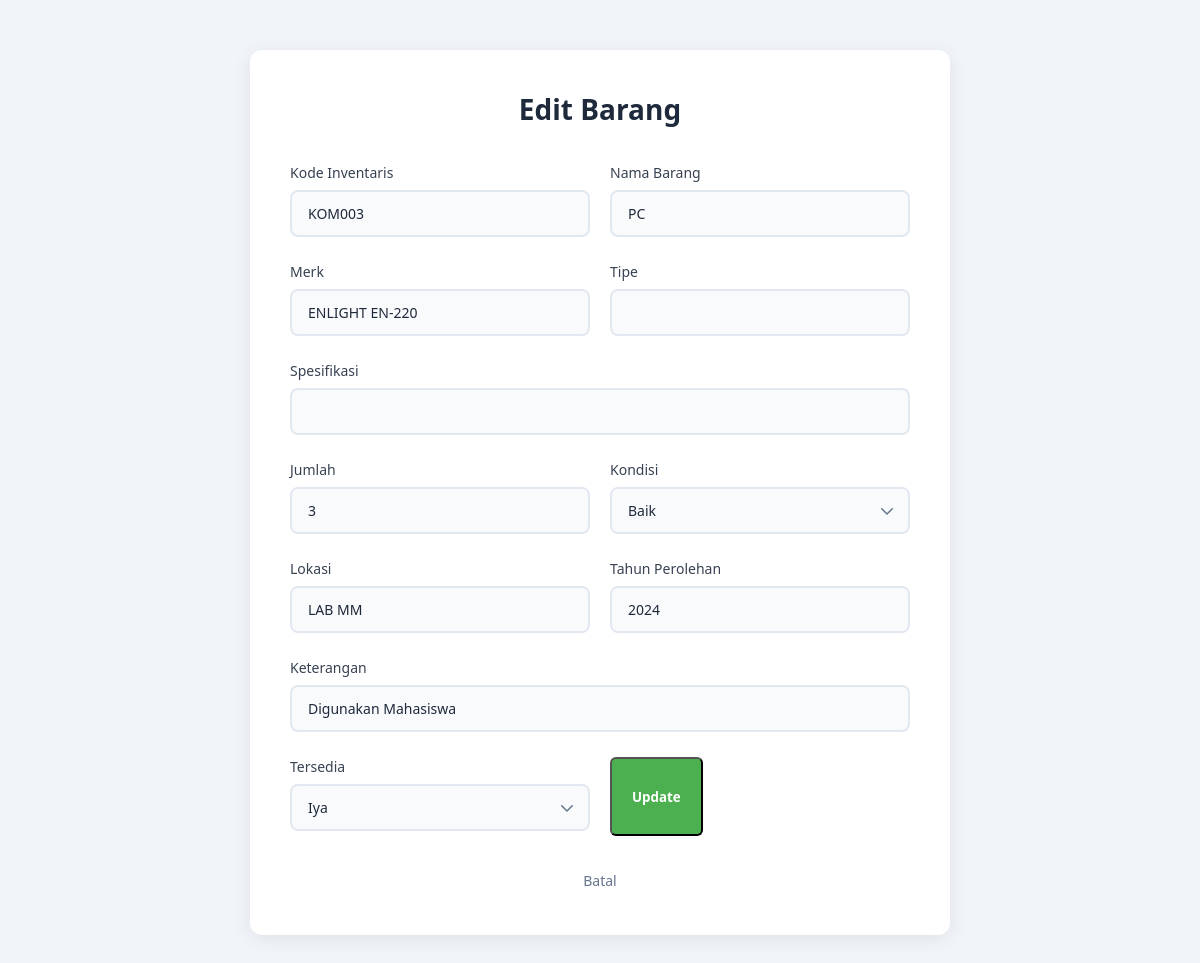
The app's page /Admin/edit.php?id=15 with its own data.
### tables this page shows
CREATE TABLE `barang` (
  `id` int NOT NULL,
  `kategori_id` int DEFAULT NULL,
  `kode_inventaris` varchar(50) NOT NULL,
  `nama_barang` varchar(100) NOT NULL,
  `merk` varchar(100) DEFAULT NULL,
  `tipe` varchar(100) DEFAULT NULL,
  `spesifikasi` text,
  `jumlah` int NOT NULL,
  `kondisi` enum('Baik','Cukup','Rusak') NOT NULL,
  `lokasi` varchar(100) DEFAULT NULL,
  `tahun_perolehan` year DEFAULT NULL,
  `keterangan` text,
  `tersedia` tinyint(1) NOT NULL DEFAULT '1',
  `create_at` timestamp NULL DEFAULT CURRENT_TIMESTAMP
);

### Admin/edit.php (the view, shortened to what this page needs)
<?php
    require_once __DIR__ . "/../config/database.php";
    $id = (int) $_GET['id'];
    $query = "SELECT * FROM barang WHERE id = $id";
    $result = mysqli_query($conn, $query);
    $data = mysqli_fetch_assoc($result);
?>
<!DOCTYPE html>
<html lang="en">
<head>
        <link rel="stylesheet" href="../assets/style.css">
</head>
<body>
    <div class="form-container">
        <div class="form-header">
            <h2>Edit Barang</h2>
        </div>
        <form method="POST" class="form-tambah">
            <div class="form-group">
                <Label>Kode Inventaris</Label>
                <input type="text" name="kode_inventaris" value="<?=  $data['kode_inventaris']; ?>"required>
            </div>
            <div class="form-group">
                <Label>Nama Barang</Label>
                <input type="text" name="nama_barang" value="<?=  $data['nama_barang']; ?>"required>
            </div>
            <div class="form-group">
                <label>Merk</label>
                <input type="text" name="merk" value="<?=  $data['merk']; ?>">
            </div>
            <div class="form-group">
                <label>Tipe</label>
                <input type="text" name="tipe" value="<?=  $data['tipe']; ?>">
            </div>
            <div class="form-group full-width">
                <label>Spesifikasi</label>
                <input type="text" name="spesifikasi" value="<?=  $data['spesifikasi']; ?>">
            </div>
            <div class="form-group">
                <label>Jumlah</label>
                <input type="number" name="jumlah" value="<?=  $data['jumlah']; ?>"required>
            </div>
            <div class="form-group">
                <label>Kondisi</label>
                <select name="kondisi">
                    <option value="Baik"
                        <?= $data['kondisi'] == 'Baik' ? 'selected' : ''; ?>>
                        Baik
                    </option>
                </select>
            </div>
            <div class="form-group">
                <label>Lokasi</label>
                <input type="text" name="lokasi" value="<?=  $data['lokasi']; ?>">
            </div>
            <div class="form-group">
                <label>Tahun Perolehan</label>
                <input type="text" name="tahun_perolehan" value="<?=  $data['tahun_perolehan']; ?>">
            </div>
            <div class="form-group full-width">
                <label>Keterangan</label>
                <input type="text" name="keterangan" value="<?= $data['keterangan']; ?>">
            </div>
            <div class="form-group">
                <label for="">Tersedia</label>
                <select name="tersedia">
                    <option value="1" <?=  ($data['tersedia'] == 1) ? 'selected' : '';?>">Iya</option>
                </select>
            </div>
            <button type="submit" name="update" class="btn-submit">Update</button>
            <div class="form-back">
                <a href="dashboard.php">Batal</a>
            </div>
        </form>
    </div>
</body>
</html>

### assets/style.css (style rules this page uses)
* { margin: 0; padding: 0; box-sizing: border-box; font-family: 'Segoe UI', Tahoma, Geneva, Verdana, sans-serif; }
.form-container { max-width: 700px; margin: 30px auto; padding: 40px; background: #ffffff; border-radius: 12px; box-shadow: 0 4px 20px rgba(0, 0, 0, 0.08); }
.form-header { text-align: center; margin-bottom: 35px; }
.form-header h2 { color: #1e293b; font-size: 28px; font-weight: 600; margin-bottom: 8px; }
.form-tambah { display: grid; grid-template-columns: 1fr 1fr; gap: 20px; }
.form-group { display: flex; flex-direction: column; margin-bottom: 5px; }
.form-group.full-width { grid-column: 1 / -1; }
.form-group label { font-size: 14px; font-weight: 500; color: #374151; margin-bottom: 8px; }
.form-group input, .form-group select, .form-group textarea { padding: 12px 16px; border: 2px solid #e2e8f0; border-radius: 8px; font-size: 14px; color: #1e293b; background: #f8fafc; transition: all 0.3s ease; outline: none; }
.form-group input::placeholder, .form-group textarea::placeholder { color: #94a3b8; }
.form-group select { cursor: pointer; appearance: none; background-repeat: no-repeat; background-position: right 12px center; background-size: 18px; padding-right: 40px; }
.btn-submit, .btn-dashboard, .btn-index { padding: 10px 20px; text-decoration: none; border-radius: 6px; font-weight: 600; transition: 0.3s ease; }
.btn-submit { background-color: #4CAF50; color: white; margin-right: auto; }
.form-back { grid-column: 1 / -1; text-align: center; margin-top: 15px; padding-bottom: 5px; justify-content: center; display: flex; }
.form-back a { color: #64748b; text-decoration: none; font-size: 14px; font-weight: 500; transition: color 0.3s ease; }

### Admin/edit.php (style rules this page uses)
body { background: #f1f5f9; min-height: 100vh; padding: 20px; }

### records on screen
barang: kode_inventaris "KOM003", nama_barang "PC", merk "ENLIGHT EN-220", jumlah "3", kondisi "Baik", lokasi "LAB MM", tahun_perolehan "2024", keterangan "Digunakan Mahasiswa", tersedia "Iya"
